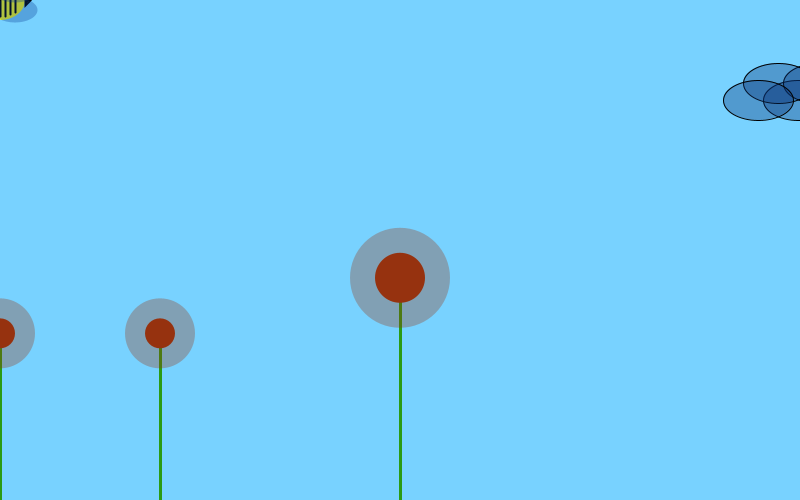
Frame 1 (no input)
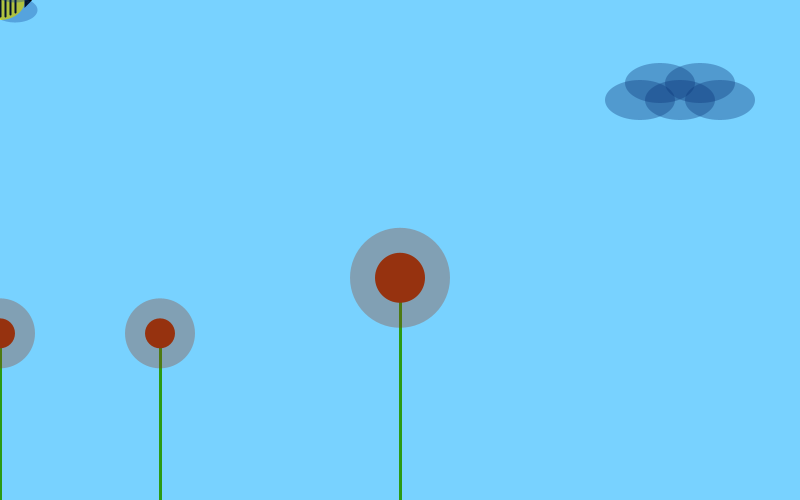
Frame 60 (the mouse pressed at the canvas centre just before this capture)
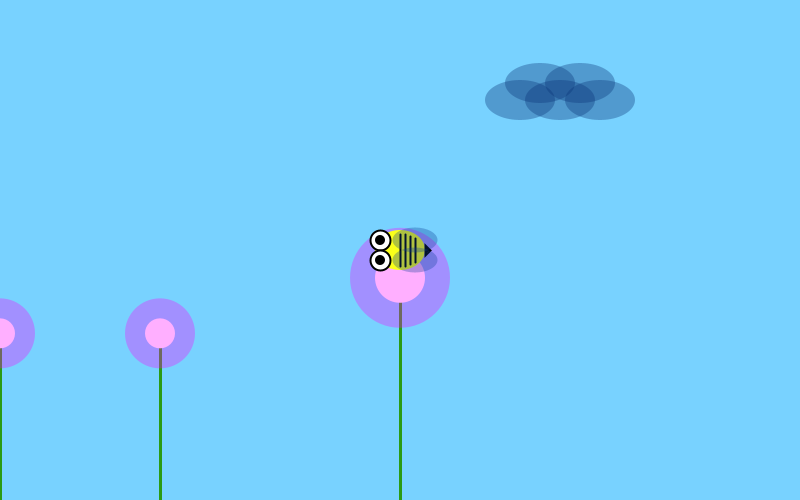
Frame 120 (the mouse held since frame 60 and released just before this capture)

The Processing sketch that drew these frames (run headless with seeded random() and noise(); from frame 60 on, the mouse is pressed at the canvas centre):

// Processing sketch: processing_96283
// ── processing_96283.pde

//Berta Aracil López - Informàtica P2_b - Grup 02 GEDI


//declaració de variables
int movX;

//configuració de la pàgina
void setup()
{
  size(800,500);
  movX=width;
}


//funcions del dibuix
void draw()
{
  noCursor(); //amaga el cursor
  background(120,210,255); //color de fons
  
  //núvol
  fill(9,50,120,90);
  movX=movX-2; //equació de moviment del núvol
  
  ellipse(movX,height/5,70,40);
  ellipse(movX+20,height/6,70,40);
  ellipse(movX-20,height/6,70,40);
  ellipse(movX-40,height/5,70,40);
  ellipse(movX+40,height/5,70,40);
  
  
  //tiges
  stroke(43,155,20);strokeWeight(3);
  line(width/5,height/1.5,width/5,height);
  line(width*(4/5),height/1.5,width*(4/5),height);
  line(width/2,height/1.8,width/2,height);
  
  
  //flors
  noStroke();
  fill(150+mouseY,50+mouseX,15+mouseY); //colors variants de les flors
  
  ellipse(width/5,height/1.5,30,30);
  ellipse(width/2,height/1.8,50,50);
  ellipse(width*(4/5),height/1.5,30,30);
  
  //pètals
  fill(150+mouseY,50-mouseX,15+mouseY,80);
  ellipse(width/5,height/1.5,70,70);
  ellipse(width/2,height/1.8,100,100);
  ellipse(width*(4/5),height/1.5,70,70);
  
  
  //abella
  noStroke();fill(250,255,25);
  ellipse(mouseX,mouseY,50,40);
  
    //ulls
    stroke(0);strokeWeight(2); fill(255);
    ellipse(mouseX-20,mouseY-10,20,20); ellipse(mouseX-20,mouseY+10,20,20);
    noStroke(); fill(0);
    ellipse(mouseX-20,mouseY-10,10,10); ellipse(mouseX-20,mouseY+10,10,10);
    
    //cos
    stroke(0);
    line(mouseX,mouseY+16,mouseX,mouseY-16);
    line(mouseX+5,mouseY+16,mouseX+5,mouseY-16);
    line(mouseX+10,mouseY+14,mouseX+10,mouseY-14);
    line(mouseX+15,mouseY+12,mouseX+15,mouseY-12);
    triangle(mouseX+25,mouseY+5,mouseX+25,mouseY-5,mouseX+30,mouseY);
    
    //ales
    fill(10,60,150,80); noStroke();
    ellipse(mouseX+15,mouseY+10,45,25);ellipse(mouseX+15,mouseY-10,45,25);
}
